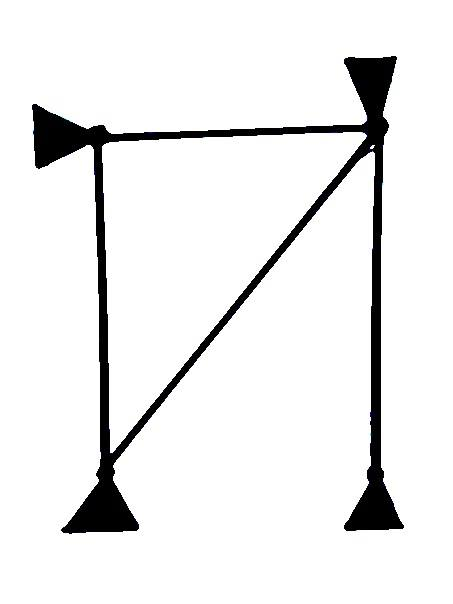
#> input picture src/app/uploaded_photo.jpg, 453 x 604 px
$ python pre_process.py uploaded_photo.jpg
#> lines starting #> are read from the running program, lines starting #| are printed output that depends on the picture; after the words box and inside, x2 and y2 are one past the last pixel; in counts of white or black regions, pixels touching at a corner belong together
import cv2
import numpy as np
import sys
from random import randint
############################# Preprocessing part ##################################################

imagee = cv2.imread(sys.argv[1], 1)
#> imagee is the input picture: shape (604, 453, 3); mean B, G, R 235.7, 235.7, 235.7
#print(imagee)
#print('Original Dimensions : ',imagee.shape)
scale_percent = 20 # percent of original size
width = int(imagee.shape[1] * scale_percent / 100)
#> width = 90
height = int(imagee.shape[0] * scale_percent / 100)
#> height = 120
dim = (width, height)
#> dim = (90, 120)
# resize image
image = cv2.resize(imagee, dim, interpolation=cv2.INTER_AREA)
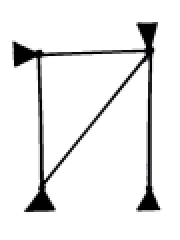
#> image: shape (120, 90, 3) (shown 2 times larger); mean B, G, R 235.7, 235.7, 235.7

#noise elimination
kernel = np.ones((2, 2), np.uint8)  # kernel for erosion
erosion = cv2.erode(image, kernel, iterations=1)  # increase black area
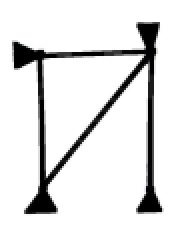
#> erosion: shape (120, 90, 3) (shown 2 times larger); mean B, G, R 226.6, 226.5, 226.5
t = cv2.fastNlMeansDenoising(erosion, None, 20, 21, 7)  # remove some noise and bluring

# img to binary
image = cv2.medianBlur(image,5)
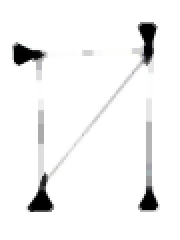
#> image: shape (120, 90, 3) (shown 2 times larger); mean B, G, R 243.3, 243.3, 243.3
ret,image = cv2.threshold(image,127,255,cv2.THRESH_BINARY)
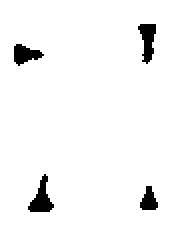
#> image: shape (120, 90, 3) (shown 2 times larger); 96.3% white; 4 black regions, box (x1, y1, x2, y2) and area: (14, 87, 27, 106) 119, (69, 12, 78, 32) 110, (7, 22, 22, 33) 96, (70, 93, 79, 105) 71

#print('Resized Dimensions : ', image.shape)
cv2.imwrite("after_pre2.jpg", image)

m=randint(1,3)

n=randint(1,3)

command=[m,n]

print(command)
sys.stdout.flush()
